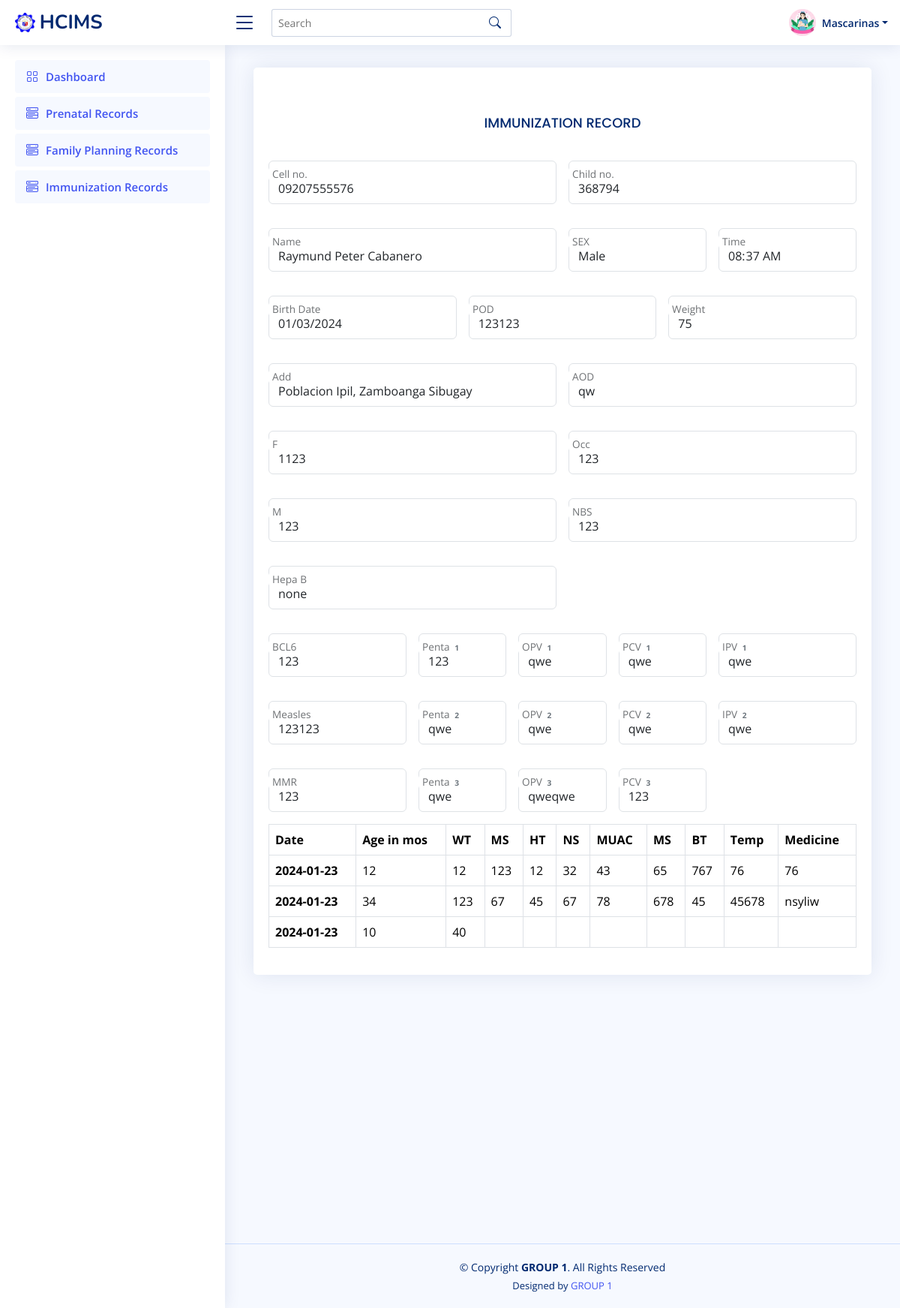
The page /midwife/view_immuni.php?records=1 (signed in) on the database its author committed.
### tables this page shows
CREATE TABLE `immunization` (
  `user_id` int(11) NOT NULL,
  `cell` varchar(255) NOT NULL,
  `childno` varchar(255) NOT NULL,
  `name` varchar(255) NOT NULL,
  `sex` varchar(255) NOT NULL,
  `time` varchar(255) NOT NULL,
  `birth` varchar(255) NOT NULL,
  `pod` varchar(255) NOT NULL,
  `weight` varchar(255) NOT NULL,
  `adds` varchar(255) NOT NULL,
  `aod` varchar(255) NOT NULL,
  `f` varchar(255) NOT NULL,
  `occ` varchar(255) NOT NULL,
  `m` varchar(255) NOT NULL,
  `nbs` varchar(255) NOT NULL,
  `hepa` varchar(255) NOT NULL,
  `bcl` varchar(255) NOT NULL,
  `penta` varchar(255) NOT NULL,
  `opv` varchar(255) NOT NULL,
  `pcv` varchar(255) NOT NULL,
  `ipv` varchar(255) NOT NULL,
  `measles` varchar(255) NOT NULL,
  `penta1` varchar(255) NOT NULL,
  `opv2` varchar(255) NOT NULL,
  `pcv2` varchar(255) NOT NULL,
  `ipv2` varchar(255) NOT NULL,
  `mmr` varchar(255) NOT NULL,
  `penta3` varchar(255) NOT NULL,
  `opv3` varchar(255) NOT NULL,
  `pcv3` varchar(255) NOT NULL
);

CREATE TABLE `add_immuni` (
  `user_id` int(11) NOT NULL,
  `date` date NOT NULL,
  `age` varchar(255) NOT NULL,
  `wt` varchar(255) NOT NULL,
  `ms` varchar(255) NOT NULL,
  `ht` varchar(255) NOT NULL,
  `ns` varchar(255) NOT NULL,
  `muac` varchar(255) NOT NULL,
  `hs` varchar(255) NOT NULL,
  `bt` varchar(255) NOT NULL,
  `temp` varchar(255) NOT NULL,
  `medicine` varchar(255) NOT NULL,
  `child_id` varchar(255) NOT NULL
);

### midwife/view_immuni.php (the view, shortened to what this page needs)
<?php
if (isset($_SESSION['user_idq']) && isset($_SESSION['nameq']) ) {
?>
<!DOCTYPE html>
<html lang="en">
<head>
  <link href="assets/vendor/bootstrap/css/bootstrap.min.css" rel="stylesheet">
  <link href="assets/vendor/bootstrap-icons/bootstrap-icons.css" rel="stylesheet">
  <link href="assets/vendor/boxicons/css/boxicons.min.css" rel="stylesheet">
  <link href="assets/vendor/quill/quill.snow.css" rel="stylesheet">
  <link href="assets/vendor/quill/quill.bubble.css" rel="stylesheet">
  <link href="assets/vendor/remixicon/remixicon.css" rel="stylesheet">
  <link href="assets/vendor/simple-datatables/style.css" rel="stylesheet">
  <link href="assets/css/style.css" rel="stylesheet">
</head>
<body>
<?php include 'header.php'; ?>
<?php include 'sidebar.php'; ?>
  <main id="main" class="main">
    <section class="section dashboard">
      <div class="row">
        <div class="col-lg-12">
          <div class="row">
            <div class="card-body">
                <div class="card">
                    <div class="card-body">
                    <h5 class="card-title"> </h5>
                            <form class="row g-3">
<?php
    include "../conn/conn.php";
    $edit_id = $_GET['records'];
    $result = mysqli_query($conn,"SELECT * FROM immunization WHERE user_id='$edit_id'") or die ("database error:".mysqli_error($conn));
    while($row=mysqli_fetch_array($result)){
        $cell = $row['cell'];
        $childno = $row['childno'];
        $name = $row['name'];
        $sex = $row['sex'];
        $time = $row['time'];
        $birth = $row['birth'];
        $pod = $row['pod'];
        $weight = $row['weight'];
        $add = $row['adds'];
        $aod = $row['aod'];
        $f = $row['f'];
        $occ = $row['occ'];
        $m = $row['m'];
        $nbs = $row['nbs'];
        $hepa = $row['hepa'];
        $bcl = $row['bcl'];
        $penta = $row['penta'];
        $opv = $row['opv'];
        $pcv = $row['pcv'];
        $ipv = $row['ipv'];
        $measles = $row['measles'];
        $penta1 = $row['penta1'];
        $opv2 = $row['opv2'];
        $pcv2 = $row['pcv2'];
        $ipv2 = $row['ipv2'];
        $mmr = $row['mmr'];
        $penta3 = $row['penta3'];
        $opv3 = $row['opv3'];
        $pcv3 = $row['pcv3'];
    }
?>
    <center>
        <h5 class="card-title">IMMUNIZATION RECORD</h5>
    </center>
    <div class="form-floating mb-3 col-md-6">
        <input type="number" class="form-control" id="floatingInput" placeholder="name@example.com" value="<?php echo $cell; ?>" readonly  >
        <label for="floatingInput"> Cell no.</label>
    </div>
    <div class="form-floating mb-3 col-md-6">
        <input type="number" class="form-control" id="floatingInput" placeholder="name@example.com" value="<?php echo $childno; ?>" readonly >
        <label for="floatingInput">Child no.</label>
    </div>
    <div class="form-floating mb-3 col-md-6">
        <input type="text" class="form-control" id="floatingInput" placeholder="name@example.com" value="<?php echo $name; ?>" readonly >
        <label for="floatingInput">Name</label>
    </div>
    <div class="form-floating mb-3 col-md-3">
        <input type="text" class="form-control" id="floatingInput" placeholder="name@example.com" value="<?php echo $sex; ?>" readonly >
        <label for="floatingInput">SEX</label>
    </div>
    <div class="form-floating mb-3 col-md-3">
        <input type="time" class="form-control" id="floatingInput" placeholder="name@example.com" value="<?php echo $time; ?>" readonly >
        <label for="floatingInput">Time</label>
    </div>
    <div class="form-floating mb-3 col-md-4">
        <input type="date" class="form-control" id="floatingInput" placeholder="name@example.com" value="<?php echo $birth; ?>" readonly >
        <label for="floatingInput">Birth Date</label>
    </div>
    <div class="form-floating mb-3 col-md-4">
        <input type="text" class="form-control" id="floatingInput" placeholder="name@example.com" value="<?php echo $pod; ?>" readonly >
        <label for="floatingInput">POD</label>
    </div>
    <div class="form-floating mb-3 col-md-4">
        <input type="number" class="form-control" id="floatingInput" placeholder="name@example.com" value="<?php echo $weight; ?>" readonly >
        <label for="floatingInput">Weight</label>
    </div>
    <div class="form-floating mb-3 col-md-6">
        <input type="text" class="form-control" id="floatingInput" placeholder="name@example.com" value="<?php echo $add; ?>" readonly >
        <label for="floatingInput">Add</label>
    </div>
    <div class="form-floating mb-3 col-md-6">
        <input type="text" class="form-control" id="floatingInput" placeholder="name@example.com" value="<?php echo $aod; ?>" readonly >
        <label for="floatingInput">AOD</label>
    </div>
    <div class="form-floating mb-3 col-md-6">
        <input type="text" class="form-control" id="floatingInput" placeholder="name@example.com" value="<?php echo $f; ?>" readonly >
        <label for="floatingInput">F</label>
    </div>
    <div class="form-floating mb-3 col-md-6">
        <input type="text" class="form-control" id="floatingInput" placeholder="name@example.com" value="<?php echo $occ; ?>" readonly >
        <label for="floatingInput">Occ</label>
    </div>
    <div class="form-floating mb-3 col-md-6">
        <input type="text" class="form-control" id="floatingInput" placeholder="name@example.com" value="<?php echo $m; ?>" readonly >
        <label for="floatingInput">M</label>
    </div>
    <div class="form-floating mb-3 col-md-6">
        <input type="text" class="form-control" id="floatingInput" placeholder="name@example.com" value="<?php echo $nbs; ?>" readonly >
        <label for="floatingInput">NBS</label>
    </div>
    <div class="form-floating mb-3 col-md-6" style="margin-right: 500px;" >
        <input type="text" class="form-control" id="floatingInput" placeholder="name@example.com" value="<?php echo $hepa; ?>" readonly >
        <label for="floatingInput">Hepa B</label>
    </div>
    <div class="form-floating mb-3 col-md-3">
        <input type="text" class="form-control" id="floatingInput" placeholder="name@example.com" value="<?php echo $bcl; ?>" readonly >
        <label for="floatingInput">BCL6</label>
    </div>
    <div class="form-floating mb-3 col-md-2">
        <input type="text" class="form-control" id="floatingInput" placeholder="name@example.com" value="<?php echo $penta; ?>" readonly >
        <label for="floatingInput">Penta<span class="badge border-primary border-1 text-secondary">1</span></label>
    </div>
    <div class="form-floating mb-3 col-md-2">
        <input type="text" class="form-control" id="floatingInput" placeholder="name@example.com" value="<?php echo $opv; ?>" readonly >
        <label for="floatingInput">OPV<span class="badge border-primary border-1 text-secondary">1</span></label>
    </div>
    <div class="form-floating mb-3 col-md-2">
        <input type="text" class="form-control" id="floatingInput" placeholder="name@example.com" value="<?php echo $pcv; ?>" readonly >
        <label for="floatingInput">PCV<span class="badge border-primary border-1 text-secondary">1</span></label>
    </div>
    <div class="form-floating mb-3 col-md-3">
        <input type="text" class="form-control" id="floatingInput" placeholder="name@example.com" value="<?php echo $ipv; ?>" readonly >
        <label for="floatingInput">IPV<span class="badge border-primary border-1 text-secondary">1</span></label>
    </div>
    <div class="form-floating mb-3 col-md-3">
        <input type="text" class="form-control" id="floatingInput" placeholder="name@example.com" value="<?php echo $measles; ?>" readonly >
        <label for="floatingInput">Measles</label>
    </div>
    <div class="form-floating mb-3 col-md-2">
        <input type="text" class="form-control" id="floatingInput" placeholder="name@example.com" value="<?php echo $penta1; ?>" readonly >
        <label for="floatingInput">Penta<span class="badge border-primary border-1 text-secondary">2</span></label>
    </div>
    <div class="form-floating mb-3 col-md-2">
        <input type="text" class="form-control" id="floatingInput" placeholder="name@example.com" value="<?php echo $opv2; ?>" readonly >
        <label for="floatingInput">OPV<span class="badge border-primary border-1 text-secondary">2</span></label>
    </div>
    <div class="form-floating mb-3 col-md-2">
        <input type="text" class="form-control" id="floatingInput" placeholder="name@example.com" value="<?php echo $pcv2; ?>" readonly >
        <label for="floatingInput">PCV<span class="badge border-primary border-1 text-secondary">2</span></label>
    </div>
    <div class="form-floating mb-3 col-md-3">
        <input type="text" class="form-control" id="floatingInput" placeholder="name@example.com" value="<?php echo $ipv2; ?>" readonly >
        <label for="floatingInput">IPV<span class="badge border-primary border-1 text-secondary">2</span></label>
    </div>
    <div class="form-floating mb-3 col-md-3">
        <input type="text" class="form-control" id="floatingInput" placeholder="name@example.com" value="<?php echo $mmr; ?>" readonly >
        <label for="floatingInput">MMR</label>
    </div>
    <div class="form-floating mb-3 col-md-2">
        <input type="text" class="form-control" id="floatingInput" placeholder="name@example.com" value="<?php echo $penta3; ?>" readonly >
        <label for="floatingInput">Penta<span class="badge border-primary border-1 text-secondary">3</span></label>
    </div>
    <div class="form-floating mb-3 col-md-2">
        <input type="text" class="form-control" id="floatingInput" placeholder="name@example.com" value="<?php echo $opv3; ?>" readonly >
        <label for="floatingInput">OPV<span class="badge border-primary border-1 text-secondary">3</span></label>
    </div>
    <div class="form-floating mb-3 col-md-2">
        <input type="text" class="form-control" id="floatingInput" placeholder="name@example.com" value="<?php echo $pcv3; ?>" readonly >
        <label for="floatingInput">PCV<span class="badge border-primary border-1 text-secondary">3</span></label>
    </div>
    </form>
    <table class="table table-bordered">
                                    <thead>
                                    <tr>
                                        <th scope="col">Date</th>
                                        <th scope="col">Age in mos</th>
                                        <th scope="col">WT</th>
                                        <th scope="col">MS</th>
                                        <th scope="col">HT</th>
                                        <th scope="col">NS</th>
                                        <th scope="col">MUAC</th>
                                        <th scope="col">MS</th>
                                        <th scope="col">BT</th>
                                        <th scope="col">Temp</th>
                                        <th scope="col">Medicine</th>
                                    </tr>
                                    </thead>
                                    <tbody>
                                    <?php
                                        $resulte = mysqli_query($conn,"select * from add_immuni") or die ("database error:".mysqli_error($conn));
                                        while($rowe=mysqli_fetch_array($resulte)){
                                            $datass = $rowe['date'];
                                            $age =$rowe['age'];
                                            $wt =$rowe['wt'];
                                            $ms =$rowe['ms'];
                                            $ht =$rowe['ht'];
                                            $ns =$rowe['ns'];
                                            $muac =$rowe['muac'];
                                            $hs =$rowe['hs'];
                                            $bt =$rowe['bt'];
                                            $temp =$rowe['temp'];
                                            $medicine =$rowe['medicine'];
                                        ?>
                                    <tr>
                                        <th><?php echo $datass ?></th>
                                        <td><?php echo $age ?></td>
                                        <td><?php echo $wt ?></td>
                                        <td><?php echo $ms ?></td>
                                        <td><?php echo $ht ?></td>
                                        <td><?php echo $ns ?></td>
                                        <td><?php echo $muac ?></td>
                                        <td><?php echo $hs ?></td>
                                        <td><?php echo $bt ?></td>
                                        <td><?php echo $temp ?></td>
                                        <td><?php echo $medicine ?></td>
                                    </tr>
                                    <?php } ?>
                                    </tbody>
                                </table>
                    </div>
              </div>
            </div>
      </div>
    </section>
  </main>
<br><br><br><br><br><br><br><br><br><br><br><br>
  <?php include 'footer.php'; ?>
</body>
</html>
<?php
}else{
    header("Location: mwlogin.php");
    exit();
}
?>

### midwife/assets/css/style.css (style rules this page uses)
:root { scroll-behavior: smooth; }
body { font-family: "Open Sans", sans-serif; background: #f6f9ff; color: #444444; }
h1, h2, h3, h4, h5, h6 { font-family: "Nunito", sans-serif; }
#main { margin-top: 60px; padding: 20px 30px; transition: all 0.3s; }
.card { margin-bottom: 30px; border: none; border-radius: 5px; box-shadow: 0px 0 30px rgba(1, 41, 112, 0.1); }
.card-title { padding: 20px 0 15px 0; font-size: 18px; font-weight: 500; color: #012970; font-family: "Poppins", sans-serif; }
.card-body { padding: 0 20px 20px 20px; }
@media (min-width: 1200px) { #main, #footer { margin-left: 300px; } }

### rows shown on the page
immunization: cell "09207555576", childno "368794", name "Raymund Peter Cabanero", sex "Male", time "08:37", birth "01/03/2024", pod "123123", weight "75", adds "Poblacion Ipil, Zamboanga Sibugay", aod "qw", f "1123", occ "123", m "123", nbs "123", hepa "none", bcl "123", penta "123", opv "qwe", pcv "qwe", ipv "qwe", measles "123123", penta1 "qwe", opv2 "qwe", pcv2 "qwe", ipv2 "qwe", mmr "123", penta3 "qwe", opv3 "qweqwe", pcv3 "123"
add_immuni: date "2024-01-23", age "12", wt "12", ms "123", ht "12", ns "32", muac "43", hs "65", bt "767", temp "76", medicine "76"
add_immuni: date "2024-01-23", age "34", wt "123", ms "67", ht "45", ns "67", muac "78", hs "678", bt "45", temp "45678", medicine "nsyliw"
add_immuni: date "2024-01-23", age "10", wt "40"

### other values the page prints
$_SESSION['nameq'] "Mascarinas"
